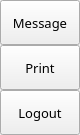
                 <widget class="QFrame" name="extraRightBox">
                  <property name="minimumSize">
                   <size>
                    <width>0</width>
                    <height>0</height>
                   </size>
                  </property>
                  <property name="maximumSize">
                   <size>
                    <width>0</width>
                    <height>16777215</height>
                   </size>
                  </property>
                  <property name="frameShape">
                   <enum>QFrame::NoFrame</enum>
                  </property>
                  <property name="frameShadow">
                   <enum>QFrame::Raised</enum>
                  </property>
                  <layout class="QVBoxLayout" name="verticalLayout_7">
                   <property name="spacing">
                    <number>0</number>
                   </property>
                   <property name="leftMargin">
                    <number>0</number>
                   </property>
                   <property name="topMargin">
                    <number>0</number>
                   </property>
                   <property name="rightMargin">
                    <number>0</number>
                   </property>
                   <property name="bottomMargin">
                    <number>0</number>
                   </property>
                   <item>
                    <widget class="QFrame" name="themeSettingsTopDetail">
                     <property name="maximumSize">
                      <size>
                       <width>16777215</width>
                       <height>3</height>
                      </size>
                     </property>
                     <property name="frameShape">
                      <enum>QFrame::NoFrame</enum>
                     </property>
                     <property name="frameShadow">
                      <enum>QFrame::Raised</enum>
                     </property>
                    </widget>
                   </item>
                   <item>
                    <widget class="QFrame" name="contentSettings">
                     <property name="frameShape">
                      <enum>QFrame::NoFrame</enum>
                     </property>
                     <property name="frameShadow">
                      <enum>QFrame::Raised</enum>
                     </property>
                     <layout class="QVBoxLayout" name="verticalLayout_13">
                      <property name="spacing">
                       <number>0</number>
                      </property>
                      <property name="leftMargin">
                       <number>0</number>
                      </property>
                      <property name="topMargin">
                       <number>0</number>
                      </property>
                      <property name="rightMargin">
                       <number>0</number>
                      </property>
                      <property name="bottomMargin">
                       <number>0</number>
                      </property>
                      <item alignment="Qt::AlignTop">
                       <widget class="QFrame" name="topMenus">
                        <property name="frameShape">
                         <enum>QFrame::NoFrame</enum>
                        </property>
                        <property name="frameShadow">
                         <enum>QFrame::Raised</enum>
                        </property>
                        <layout class="QVBoxLayout" name="verticalLayout_14">
                         <property name="spacing">
                          <number>0</number>
                         </property>
                         <property name="leftMargin">
                          <number>0</number>
                         </property>
                         <property name="topMargin">
                          <number>0</number>
                         </property>
                         <property name="rightMargin">
                          <number>0</number>
                         </property>
                         <property name="bottomMargin">
                          <number>0</number>
                         </property>
                         <item>
                          <widget class="QPushButton" name="btn_message">
                           <property name="sizePolicy">
                            <sizepolicy hsizetype="Expanding" vsizetype="Fixed">
                             <horstretch>0</horstretch>
                             <verstretch>0</verstretch>
                            </sizepolicy>
                           </property>
                           <property name="minimumSize">
                            <size>
                             <width>0</width>
                             <height>45</height>
                            </size>
                           </property>
                           <property name="font">
                            <font>
                             <family>Gotham</family>
                             <pointsize>10</pointsize>
                             <italic>false</italic>
                             <bold>false</bold>
                            </font>
                           </property>
                           <property name="cursor">
                            <cursorShape>PointingHandCursor</cursorShape>
                           </property>
                           <property name="layoutDirection">
                            <enum>Qt::LeftToRight</enum>
                           </property>
                           <property name="styleSheet">
                            <string notr="true">background-image: url(:/icons/images/icons/cil-envelope-open.png);</string>
                           </property>
                           <property name="text">
                            <string>Message</string>
                           </property>
                          </widget>
                         </item>
                         <item>
                          <widget class="QPushButton" name="btn_print">
                           <property name="sizePolicy">
                            <sizepolicy hsizetype="Expanding" vsizetype="Fixed">
                             <horstretch>0</horstretch>
                             <verstretch>0</verstretch>
                            </sizepolicy>
                           </property>
                           <property name="minimumSize">
                            <size>
                             <width>0</width>
                             <height>45</height>
                            </size>
                           </property>
                           <property name="font">
                            <font>
                             <family>Gotham</family>
                             <pointsize>10</pointsize>
                             <italic>false</italic>
                             <bold>false</bold>
                            </font>
                           </property>
                           <property name="cursor">
                            <cursorShape>PointingHandCursor</cursorShape>
                           </property>
                           <property name="layoutDirection">
                            <enum>Qt::LeftToRight</enum>
                           </property>
                           <property name="styleSheet">
                            <string notr="true">background-image: url(:/icons/images/icons/cil-print.png);</string>
                           </property>
                           <property name="text">
                            <string>Print</string>
                           </property>
                          </widget>
                         </item>
                         <item>
                          <widget class="QPushButton" name="btn_logout">
                           <property name="sizePolicy">
                            <sizepolicy hsizetype="Expanding" vsizetype="Fixed">
                             <horstretch>0</horstretch>
                             <verstretch>0</verstretch>
                            </sizepolicy>
                           </property>
                           <property name="minimumSize">
                            <size>
                             <width>0</width>
                             <height>45</height>
                            </size>
                           </property>
                           <property name="font">
                            <font>
                             <family>Gotham</family>
                             <pointsize>10</pointsize>
                             <italic>false</italic>
                             <bold>false</bold>
                            </font>
                           </property>
                           <property name="cursor">
                            <cursorShape>PointingHandCursor</cursorShape>
                           </property>
                           <property name="layoutDirection">
                            <enum>Qt::LeftToRight</enum>
                           </property>
                           <property name="styleSheet">
                            <string notr="true">background-image: url(:/icons/images/icons/cil-account-logout.png);</string>
                           </property>
                           <property name="text">
                            <string>Logout</string>
                           </property>
                          </widget>
                         </item>
                        </layout>
                       </widget>
                      </item>
                     </layout>
                    </widget>
                   </item>
                  </layout>
                 </widget>
